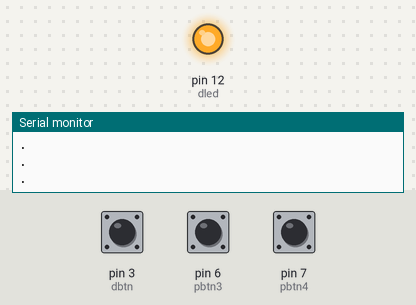
This sketch was run on a simulated Arduino Uno, built with avr-gcc and run on an emulated ATmega328P. Parts: output pins drawn as LEDs (lit = HIGH), the last lines printed to the serial monitor. Inputs (shaded band) come from the test bench; at power-on: pin 3 (dbtn) HIGH, pin 6 (pbtn3) HIGH, pin 7 (pbtn4) HIGH.

Above: at 1.2 s.
1.3 s: pin 3 (dbtn) pulled LOW for 0.15 s
At 1.37 s:
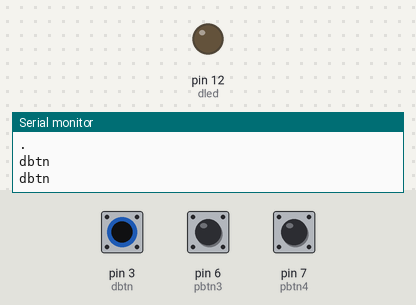
2.9 s: pin 6 (pbtn3) pulled LOW for 0.15 s
At 3.6 s:
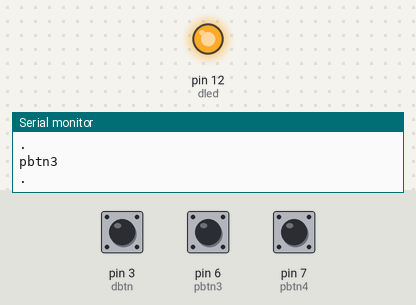
4.5 s: pin 6 (pbtn3) pulled LOW for 3.2 s
At 5.3 s:
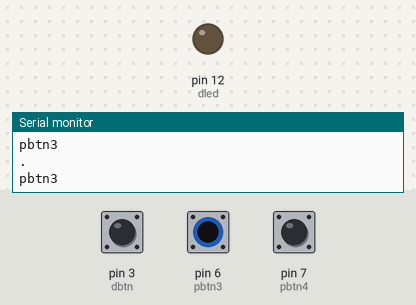
9.2 s: pin 3 (dbtn) pulled LOW for 3.2 s
At 12.8 s:
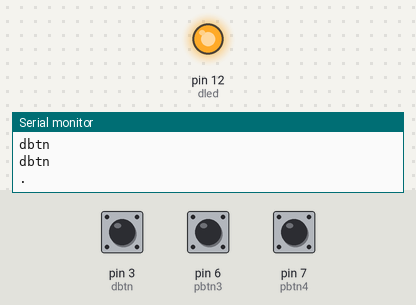
Timing chart, 0 to 14.3 s (numbered marks = the images above; inputs shaded):
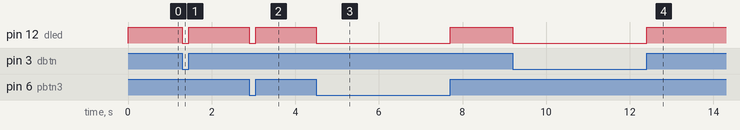

Measured:
- after the input at 1.3 s, pin 12 (dled): HIGH → LOW at once, → HIGH 0.15 s later
- after the input at 2.9 s, pin 12 (dled): HIGH → LOW at once, → HIGH 0.15 s later
- after the input at 4.5 s, pin 12 (dled): HIGH → LOW at once, → HIGH 3.2 s later
- after the input at 9.2 s, pin 12 (dled): HIGH → LOW at once, → HIGH 3.2 s later

The sketch:

arduino-control.ino
```cpp
const int dbtn = 3;    // Continuous button
int dbtn_state = 0;
int dbtn_Lstate = 0;

const int pbtn3 = 6;   // Single press buttons
int pbtn3_state = 0;
int pbtn3_Lstate = 0;

const int pbtn4 = 7;   // Single press buttons
int pbtn4_state = 0;
int pbtn4_Lstate = 0;

const int dled = 12;

void setup() {
    pinMode(pbtn3, INPUT_PULLUP);
    pinMode(pbtn4, INPUT_PULLUP);
    pinMode(dbtn, INPUT_PULLUP);
    pinMode(dled, OUTPUT);

    Serial.begin(9600);
    Serial.println("Serial Data System started");
}

void loop() {
    // Read all button states at start of loop
    dbtn_state = digitalRead(dbtn);
    pbtn3_state = digitalRead(pbtn3);
    pbtn4_state = digitalRead(pbtn4);

    // Continuous button - sends while held
    if (dbtn_state == LOW) {  // Button is being held
        Serial.println("dbtn");
        digitalWrite(dled, LOW);
    } else if (dbtn_state != dbtn_Lstate) {  // Button released
        Serial.println(".");
        digitalWrite(dled, HIGH);
    }
    dbtn_Lstate = dbtn_state;

    // Single press buttons - only send on press
    if (pbtn3_state != pbtn3_Lstate) {
        if (pbtn3_state == LOW) {
            Serial.println("pbtn3");
            digitalWrite(dled, LOW);
        } else {
            Serial.println(".");
            digitalWrite(dled, HIGH);
        }
        pbtn3_Lstate = pbtn3_state;
    }

    if (pbtn4_state != pbtn4_Lstate) {
        if (pbtn4_state == LOW) {
            Serial.println("pbtn4");
            digitalWrite(dled, LOW);
        } else {
            Serial.println(".");
            digitalWrite(dled, HIGH);
        }
        pbtn4_Lstate = pbtn4_state;
    }

    delay(50);  // Debounce delay
}
```
